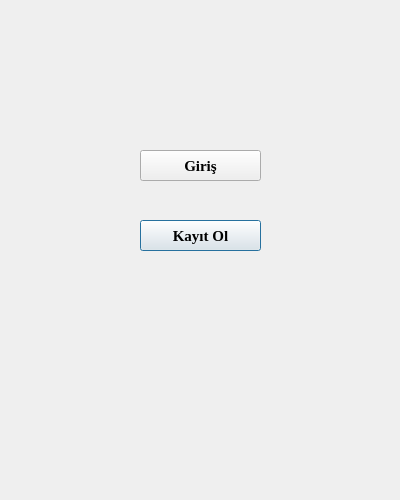
<?xml version="1.0" encoding="UTF-8"?>
<ui version="4.0">
 <class>Dialog</class>
 <widget class="QDialog" name="Dialog">
  <property name="geometry">
   <rect>
    <x>0</x>
    <y>0</y>
    <width>400</width>
    <height>500</height>
   </rect>
  </property>
  <property name="minimumSize">
   <size>
    <width>400</width>
    <height>500</height>
   </size>
  </property>
  <property name="maximumSize">
   <size>
    <width>400</width>
    <height>500</height>
   </size>
  </property>
  <property name="sizeIncrement">
   <size>
    <width>400</width>
    <height>500</height>
   </size>
  </property>
  <property name="windowTitle">
   <string>Dialog</string>
  </property>
  <widget class="QPushButton" name="pushButton">
   <property name="geometry">
    <rect>
     <x>140</x>
     <y>220</y>
     <width>121</width>
     <height>31</height>
    </rect>
   </property>
   <property name="font">
    <font>
     <family>Times New Roman</family>
     <pointsize>11</pointsize>
     <weight>75</weight>
     <bold>true</bold>
    </font>
   </property>
   <property name="text">
    <string>Kayıt Ol</string>
   </property>
  </widget>
  <widget class="QPushButton" name="pushButton_2">
   <property name="geometry">
    <rect>
     <x>140</x>
     <y>150</y>
     <width>121</width>
     <height>31</height>
    </rect>
   </property>
   <property name="font">
    <font>
     <family>Times New Roman</family>
     <pointsize>11</pointsize>
     <weight>75</weight>
     <bold>true</bold>
    </font>
   </property>
   <property name="text">
    <string>Giriş</string>
   </property>
  </widget>
 </widget>
 <resources/>
 <connections/>
</ui>
